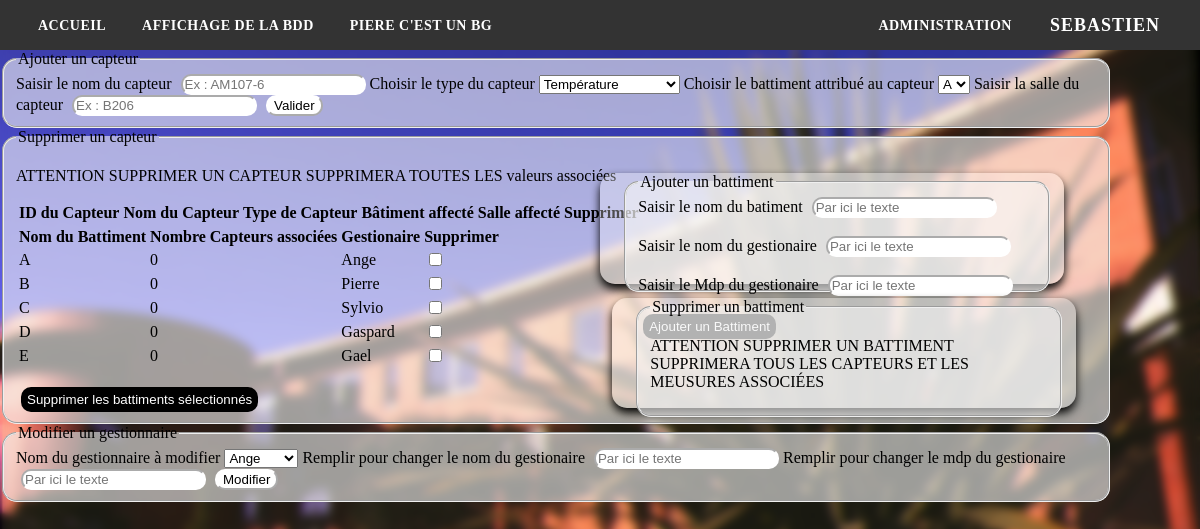
Screenshot of /admin.php (signed in) with the database file from the repository.
### tables this page shows
CREATE TABLE `batiment` (
  `id_batiment` int(1) NOT NULL,
  `nom_bat` varchar(20) NOT NULL,
  `login_gest` varchar(50) NOT NULL,
  `mdp_gest` varchar(50) NOT NULL
);

### admin.php (the view, shortened to what this page needs)
<!DOCTYPE html>
<html lang="en">
<head>
    <link rel="stylesheet" href="styles/admin.css">
</head>
<body>
    <?php require('header.php');?>
    <fieldset>
        <legend>Ajouter un capteur</legend>
        <form method="POST" action="script_admin.php">
            <label for="nom_capteur">Saisir le nom du capteur</label>
            <input type="texte" name="nom_capteur" placeholder="Ex : AM107-6" required>
            <label for="type_capteur">Choisir le type du capteur</label>
            <select name="type_capteur" required>
                <option value="temperature">Température</option>
            </select>
            <label for="nom_bat">Choisir le battiment attribué au capteur</label>
            <select name="nom_bat" required>
            <?php
                require('connexion_bdd.php');
                $requeteBattiment = mysqli_query($connexion, "SELECT nom_bat, id_batiment FROM batiment");
                while ($ligne = mysqli_fetch_assoc($requeteBattiment)) {
                    $nomBatiment = $ligne['nom_bat'];
                    $idBatiment = $ligne['id_batiment'];
                    echo '<option value="' . $idBatiment . '">' . $nomBatiment . '</option>';
                }
            ?>
            </select>
            <label for="salle_capteur">Saisir la salle du capteur</label>
            <input type="texte" name="salle_capteur" placeholder="Ex : B206" required>
            <input type="submit" name="submit_ajouter_capteur" value="Valider">
        </form>
    </fieldset>
    <fieldset>
        <legend>Supprimer un capteur</legend>
            <p>ATTENTION SUPPRIMER UN CAPTEUR SUPPRIMERA TOUTES LES valeurs associées</p>
    <form method="POST" action="script_admin.php">
  <table>
    <tr>
      <th>ID du Capteur</th>
      <th>Nom du Capteur</th>
      <th>Type de Capteur</th>
      <th>Bâtiment affecté</th>
      <th>Salle affecté</th>
      <th>Supprimer</th>
    </tr>
    <div class="add_b">
        <fieldset>
            <legend>Ajouter un battiment</legend>
        <form method="POST" action="script_admin.php">
            <label for="nom_bat">Saisir le nom du batiment</label>
            <input type="texte" name="nom_bat" placeholder="Par ici le texte" required></br></br>
            <label for="login_gest">Saisir le nom du gestionaire</label>
            <input type="texte" name="login_gest" placeholder="Par ici le texte" required></br></br>
            <label for="mdp_gest">Saisir le Mdp du gestionaire</label>
            <input type="password" name="mdp_gest" placeholder="Par ici le texte" required></br></br>
            <input class="bu" type="submit" name="submit_ajouter_battiment" value="Ajouter un Battiment">
        </form>
        </fieldset>
    </div>
    <div class="del_b">
    <fieldset>
        <legend>Supprimer un battiment</legend>
            <p>ATTENTION SUPPRIMER UN BATTIMENT SUPPRIMERA TOUS LES CAPTEURS ET LES MEUSURES ASSOCIÉES </p>
    <form method="POST" action="script_admin.php">
  <table>
    <tr>
      <th>Nom du Battiment</th>
      <th>Nombre Capteurs associées</th>
      <th>Gestionaire</th>
      <th>Supprimer</th>
    </tr>
<?php
    require('connexion_bdd.php');
    $sql = "SELECT batt.nom_bat AS nom_batiment, batt.login_gest, COUNT(capteur.id_capteur) AS nombre_capteurs, batt.id_batiment
            FROM batiment batt
            LEFT JOIN capteur capteur ON batt.id_batiment = capteur.id_batiment
            GROUP BY batt.id_batiment";
    $ToutLesBattiments = mysqli_query($connexion, $sql);
    while ($ligne = mysqli_fetch_assoc($ToutLesBattiments)) {
        $id_batiment = $ligne['id_batiment'];
        $nomBatiment = $ligne['nom_batiment'];
        $nombreCapteurs = $ligne['nombre_capteurs'];
        $getionnaire = $ligne['login_gest'];
        echo "<tr>";
        echo "<td>" . $nomBatiment . "</td>";
        echo "<td>" . $nombreCapteurs . "</td>";
        echo "<td>" . $getionnaire . "</td>";
        echo "<td><input type='checkbox' name='batiment[]' value='" . $id_batiment . "'></td>";
        echo "</tr>";
    }
?>
    </table></br>
   <input class="bu" type="submit" name="submit_supprimer_batt" value="Supprimer les battiments sélectionnés">
</form>
</fieldset>
<fieldset>
    <legend>Modifier un gestionnaire</legend>
    <form method="POST" action="script_admin.php">
    <label for="id_bat">Nom du gestionnaire à modifier</label>
        <select name="id_bat" required>
        <?php
            require('connexion_bdd.php');
            $sqlgestionnaire = mysqli_query($connexion, "SELECT login_gest, id_batiment FROM batiment");
            while ($ligne = mysqli_fetch_assoc($sqlgestionnaire)) {
                $login_gest = $ligne['login_gest'];
                $idBatiment = $ligne['id_batiment'];
                echo '<option value="' . $idBatiment . '">' . $login_gest . '</option>';
            }
        ?>
        </select>
        <label for="change_login_gest">Remplir pour changer le nom du gestionaire</label>
        <input type="texte" name="change_login_gest" placeholder="Par ici le texte">
        <label for="change_mdp_gest">Remplir pour changer le mdp du gestionaire</label>
        <input type="password" name="change_mdp_gest" placeholder="Par ici le texte">
        <input type="submit" name="submit_change_gestionnaire" value="Modifier">
    </form>
</fieldset>
</body>
</html>

### styles/admin.css (style rules this page uses)
body { backdrop-filter: blur(5px); background-image: url("../images/bg_a.png"); background-repeat: no-repeat; background-size: 100%; padding-bottom: 5%; }
fieldset { position: relative; height: 90%; width: 90%; border-radius: 15px; background-color: rgba(245, 245, 245, 0.6); }
body .add_b { position: absolute; width: 40%; height: 40%; background-color: rgba(255, 255, 255, 0.3); top: 10%; left: 54%; padding-left: 2%; border-radius: 15px; box-shadow: 0 5px 10px black; }
body .del_b { position: absolute; width: 40%; height: 40%; background-color: rgba(255, 255, 255, 0.3); top: 55%; margin-left: 54%; padding-left: 2%; border-radius: 15px; box-shadow: 0 5px 10px black; }
form input { border-radius: 10px; background-color: white; border-color: white; margin-left: 5px; }
form .bu { background-color: black; color: white; height: 25px; border: 0px; }

### styles/style.css (style rules this page uses)
body { margin: 0; padding: 0; }

### rows the page displays
batiment: nom_bat "A", nombreCapteurs "0", login_gest "Ange"
batiment: nom_bat "B", nombreCapteurs "0", login_gest "Pierre"
batiment: nom_bat "C", nombreCapteurs "0", login_gest "Sylvio"
batiment: nom_bat "D", nombreCapteurs "0", login_gest "Gaspard"
batiment: nom_bat "E", nombreCapteurs "0", login_gest "Gael"

### other values shown
$_SESSION['user'] "SEBASTIEN"
form field nom_bat "A"
form field id_bat "Ange"
